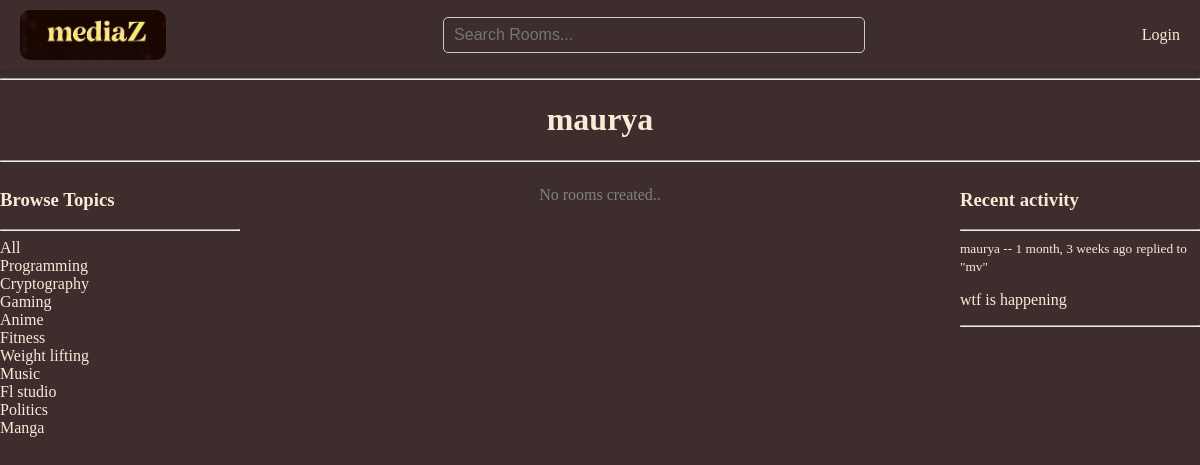
Before: /user/7 with the older database file.
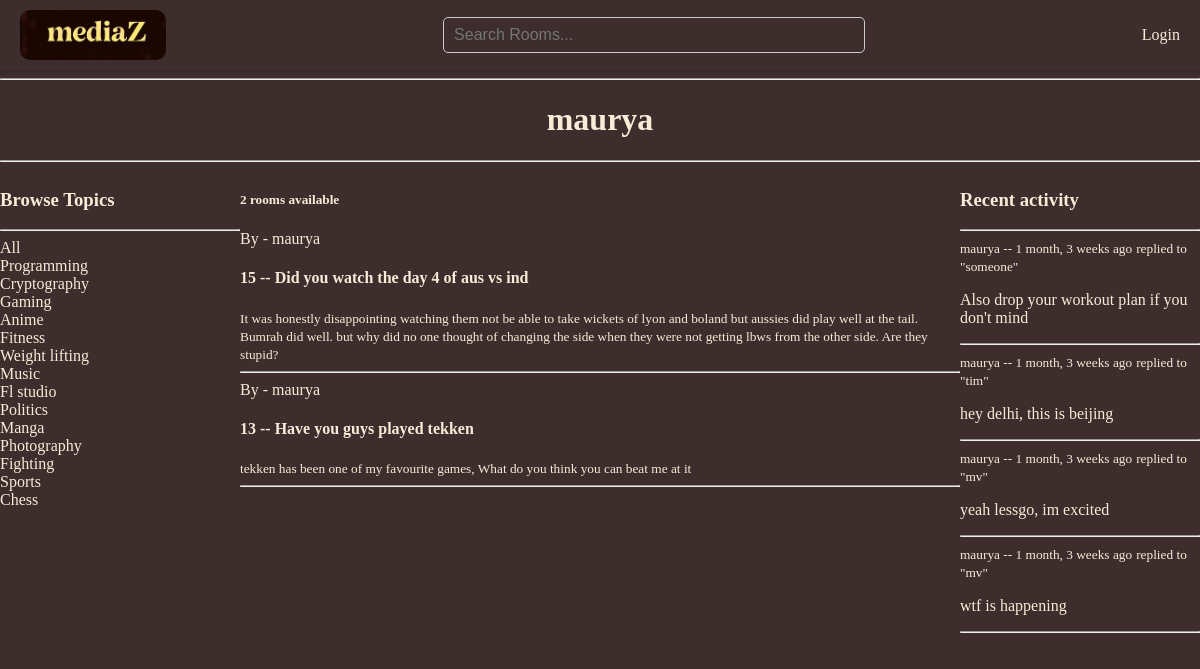
After: the same page with the newer database file.
### base/models.py (models this page shows, shortened)
class Topic(models.Model):
    name = models.CharField(max_length=200)

class Message(models.Model):
    user = models.ForeignKey(User, on_delete=models.CASCADE)
    room = models.ForeignKey(Room, on_delete=models.CASCADE)
    body = models.TextField()
    updated = models.DateTimeField(auto_now=True)
    created = models.DateTimeField(auto_now_add=True)
    def __str__(self):
        return self.body[0:50]

class Room(models.Model):
    host = models.ForeignKey(User, on_delete=models.SET_NULL, null=True)
    topic = models.ForeignKey(Topic, on_delete=models.SET_NULL, null=True)
    name = models.CharField(max_length=200)
    description = models.TextField(null=True, blank=True)
    participants = models.ManyToManyField(
        User,
        related_name='participants',
        blank=True
    )
    updated = models.DateTimeField(auto_now=True)
    created = models.DateTimeField(auto_now_add=True)
    class Meta:
        ordering = ['-updated', '-created']

### base/views.py (the view)
# urls.py: path('user/<str:pk>', views.userProfile, name='user'),
def userProfile(request, pk):
    user = User.objects.get(id=pk)
    rooms = user.room_set.all().order_by('-created')
    topics = Topic.objects.all()
    room_comments = user.message_set.all().order_by('-created')
    paginator = Paginator(rooms, 5)
    page_number = request.GET.get('page')
    page_obj = paginator.get_page(page_number)
    comment_paginator = Paginator(room_comments, 7)
    comment_page_number = request.GET.get('comment_page')
    comment_page_obj = comment_paginator.get_page(comment_page_number)
    context = {
        'user':user,
        'rooms':rooms,
        'room_comments':room_comments,
        'topics':topics,
        'page_obj': page_obj,
        'comment_page_obj':comment_page_obj
    }
    return render(request, 'base/profile.html', context)

### base/templates/base/profile.html (shortened to what this page needs)
{% extends 'main.html' %}
{% block content %}
<h1 class="header">{{user.username}}</h1>
<hr>
<div class="profile-container">
    <div>
        {% include 'base/topics.html' %}
    </div>
    {% if rooms %}
        <div>
            <h5>{{ page_obj.paginator.count }} rooms available</h5>
            {%include 'base/feed.html' %}
        </div>
    {% else %}
        <p class="no-rooms">No rooms created..</p>
    {% endif %}
    <div>
        {% include 'base/activity.html' %}
    </div>
</div>
{% endblock content %}

### base/templates/base/topics.html
<h3>Browse Topics</h3>
        <hr>
        <div>
            <a href="{% url 'home' %}">All</a>
        </div>
        {% for topic in topics %}
            <div>
                <a href="{% url 'home' %}?q={{topic.name}}"> {{topic.name}}</a>
            </div>
        {% endfor %}

### base/templates/base/feed.html (shortened to what this page needs)
{% for room in page_obj %}
                <div>
                    By - <a href="{% url 'user' room.host.id %}">{{room.host.username}}</a>
                    <h4>{{room.id}} -- <a href="{% url 'room' room.id %}">{{room.name}}</a></h4>
                    <small>{{room.description}}</small>
                    <hr>
                </div>
{% endfor %}

### base/templates/base/activity.html (shortened to what this page needs)
<div>
    <h3>Recent activity</h3>
    <hr>
    {% if room_comments %}
        {% for comment in comment_page_obj %}
                <div>
                <small><a href="{% url 'user' comment.user.id %}">{{comment.user}}</a> -- {{comment.created | timesince}} ago</small>
                <small>replied to "{{comment.room.host}}"</small>
                <p>{{comment}}</p>
                <hr>
            </div>
        {% endfor %}
    {% else %}
        <p class="no-activity">No recent activity here...</p>
    {% endif %}
</div>

Changed rows visible on the page:
added Topic: name "Photography"
added Topic: name "Fighting"
added Topic: name "Sports"
added Topic: name "Chess"
added Room: host.username "maurya", id "15", name "Did you watch the day 4 of aus vs ind", description "It was honestly disappointing watching them not be able to take wickets of lyon and boland but aussies did play well at the tail. Bumrah did well. but why did no one thought of changing the side when they were not getting lbws from the other side. Are they stupid?"
added Room: host.username "maurya", id "13", name "Have you guys played tekken", description "tekken has been one of my favourite games, What do you think you can beat me at it"
added Message: user "maurya", created "1 month, 3 weeks", room.host "someone", body "Also drop your workout plan if you don't mind"
added Message: user "maurya", created "1 month, 3 weeks", room.host "tim", body "hey delhi, this is beijing"
added Message: user "maurya", created "1 month, 3 weeks", room.host "mv", body "yeah lessgo, im excited"
Other visible differences:
{{ page_obj.paginator.count }}: (not shown) → "2"
text no longer shown: "No rooms created.."
text now shown: "rooms available"
